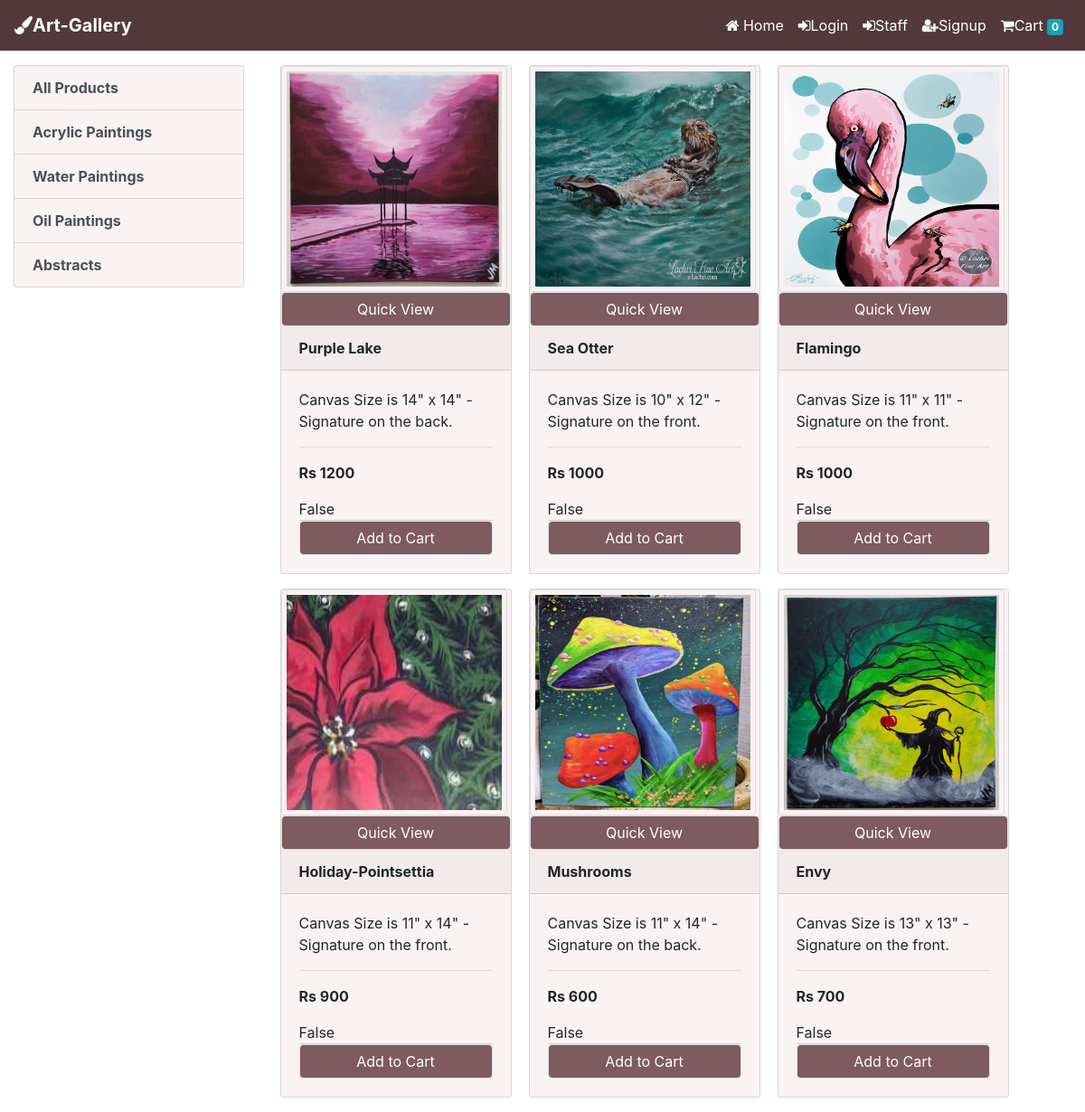
Screenshot of /home?catalogueID=3 with the database file from the repository.
### store/models/catalogue.py (models this page shows)
class Catalogue(models.Model):
    name = models.CharField(max_length=50)
    @staticmethod
    def get_all_catalogue():
        return Catalogue.objects.all()
    def __str__(self):
        return self.name

### store/models/product.py (models this page shows, shortened)
class Product (models.Model):
    name = models.CharField(max_length=50)
    price = models.IntegerField(default=0)
    description = models.CharField(max_length=500,default='')
    image = models.ImageField(upload_to='product/')
    catalogue = models.ForeignKey(
        Catalogue, on_delete=models.CASCADE, default=1)
    @staticmethod
    def get_all_products_with_catalogueid(catalogue_id):
        if catalogue_id:
            return Product.objects.filter(catalogue=catalogue_id)
        else:
            return Product.get_all_products()

### store/views.py (the view, shortened to what this page needs)
# urls.py: path('home', Index.as_view(), name='HomePage'),
class Index(View):
    def get(self, request):
        cart = request.session.get('cart')
        if not cart:
            request.session['cart'] = {}
        product = None
        catalogues = Catalogue.get_all_catalogue()
        catalogueID = request.GET.get('catalogueID')
        if catalogueID:
            product = Product.get_all_products_with_catalogueid(catalogueID)
        else:
            product = Product.get_all_products()
        data = {}
        data['product'] = product
        data['catalogues'] = catalogues
        return render(request, 'index.html', data)
        customer = Customer(Fname=Fname, Lname=Lname, PhoneNumber=PhoneNumber, Email=Email,
                            Password=Password, Address=Address, State=State, City=City, ZipCode=ZipCode)

### store/templatetags/cart.py (called while the page is built, shortened)
@register.filter(name = 'product_is_in_cart')
def product_is_in_cart(product , cart):
    keys = cart.keys()
    return False;

@register.filter(name = 'currency')
def currency(Number):
    return 'Rs ' + str(Number)

### store/templates/index.html (shortened to what this page needs)
{% extends "base.html" %}
{% block contentofpage %}
{% load cart %}
<div class="container mt-3 no-gutters">
  <div class="row">
    <div class="col-lg-3 mx-auto">
      <div class="list-group ">
        <div class="list-group ">
          <a href="/home" class="list-group-item list-group-item-action" style="background-color: #faf2f3;"><b>All Products</b></a>
          {% for catalogue in catalogues %}
          <a href="/home?catalogueID={{catalogue.id}}" class="list-group-item list-group-item-action"
            style="background-color: #faf2f3;"><b>{{catalogue.name}}</b></a>
          {% endfor %}
        </div>
      </div>
    </div>
    <div class="card-rows col-lg-9 mx-auto">
      <div class="row mx-auto">
        {% for product in product %}
        <div class="card mx-auto mb-3" id="{{product.id}}" style="max-width: 16rem; background-color: #faf2f3;">
          <img class="card-img-top" href="{{product.image.url}}" src={{product.image.url}} alt="Forest"
          style="height:250px ; width:250px;">
          <div class="btn-block">
            <a input type="button" style="background-color: #7e5b61;"  class="float-right btn btn-secondary border form-control" href="{{product.image.url}}">Quick View</a>
          </div>
          <b class="card-header">{{product.name}}</b>
          <div class="card-body">
            <p class="card-text">{{product.description}}</p><hr>
            <p class="card-text"><b>{{product.price|currency}}</b></p>
            {{product | product_is_in_cart:request.session.cart}}
            <div class="card-footer p-0 no-gutters">
              {% if product|product_is_in_cart:request.session.cart %}
              <div class="row">
                <form action="/home#{{product.id}}" class="col-4" method="POST">
                  {% csrf_token %}
                  <input hidden type="text" name="product" value='{{product.id}}'>
                  <input hidden type="text" name="decrease" value='{{product.id}}'>
                  <input type="submit" style="background-color: #7e5b61;" value="-" class="btn btn-block btn-secondary">
                </form>
                <div class="text-center col">{{product|product_quantity_in_cart:request.session.cart}}</div>
                <form action="/home#{{product.id}}" class="col-4" method="POST">
                  {% csrf_token %}
                  <input hidden type="text" name="product" value='{{product.id}}'>
                  <input type="submit" style="background-color: #7e5b61;" value="+" class="btn btn-block btn-secondary">
                </form>
              </div>
              {% else %}
              <form action="/home#{{product.id}}" method="POST" class="btn-block">
                <input type="submit" style="background-color: #7e5b61;" name="product.id" class="float-right btn btn-secondary border form-control"
                value="Add to Cart"></a>
              </form>
              {% endif %}
            </div>
          </div>
        </div>
        {% endfor %}
      </div>
    </div>
  </div>
</div>
{% endblock %}

### store/templates/index.html (style rules this page uses)
img { border: 1px solid #ddd;border-radius:4px; padding: 5px;width: 150px; }

### rows the page displays
Catalogue: name "Acrylic Paintings"
Catalogue: name "Water Paintings"
Catalogue: name "Oil Paintings"
Catalogue: name "Abstracts"
Product: image (picture), name "Purple Lake", description "Canvas Size is 14\" x 14\" -Signature on the back.", price "Rs 1200", session "False"
Product: image (picture), name "Sea Otter", description "Canvas Size is 10\" x 12\" -Signature on the front.", price "Rs 1000", session "False"
Product: image (picture), name "Flamingo", description "Canvas Size is 11\" x 11\" -Signature on the front.", price "Rs 1000", session "False"
Product: image (picture), name "Holiday-Pointsettia", description "Canvas Size is 11\" x 14\" -Signature on the front.", price "Rs 900", session "False"
Product: image (picture), name "Mushrooms", description "Canvas Size is 11\" x 14\" -Signature on the back.", price "Rs 600", session "False"
Product: image (picture), name "Envy", description "Canvas Size is 13\" x 13\" -Signature on the front.", price "Rs 700", session "False"

### other values shown
{{ request.session.cart.keys|length }} "0"
